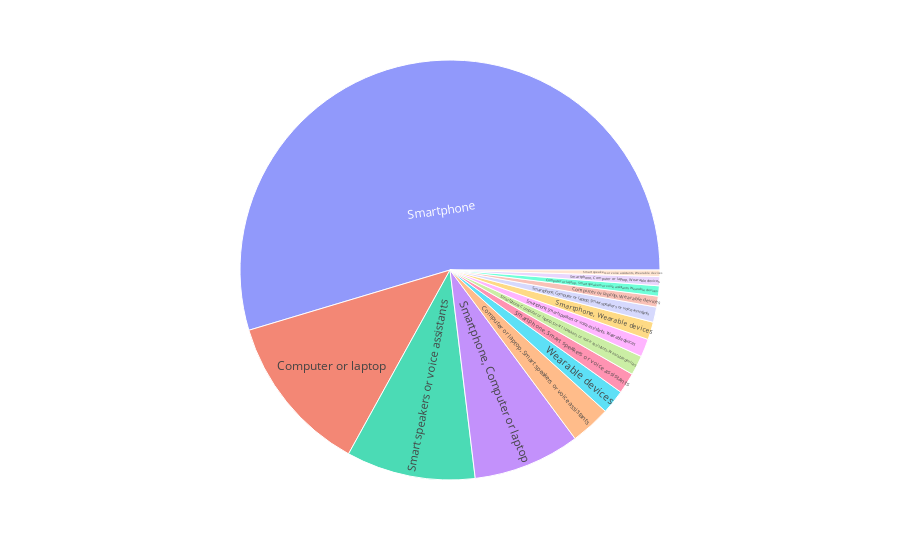

Notebook code for this chart:
### Code cell
import plotly.express as px
device = df.reset_index(names='index')
fig = px.sunburst(device, path=['spotify_listening_device'], values='index')
fig.show()

### Figure 1 — Plotly figure (JSON) as saved in the notebook; plotly's stock layout.template omitted (floating-point values rounded to 4 significant figures)
{"data": [{"branchvalues": "total", "domain": {"x": [0, 1], "y": [0, 1]}, "hovertemplate": "labels=%{label}<br>index=%{value}<br>parent=%{parent}<br>id=%{id}<extra></extra>", "ids": ["Computer or laptop", "Computer or laptop, Smart speakers or voice assistants", "Computer or laptop, Smart speakers or voice assistants, Wearable devices", "Computer or laptop, Wearable devices", "Smart speakers or voice assistants", "Smart speakers or voice assistants, Wearable devices", "Smartphone", "Smartphone, Computer or laptop", "Smartphone, Computer or laptop, Smart speakers or voice assistants", "Smartphone, Computer or laptop, Smart speakers or voice assistants, Wearable devices", "Smartphone, Computer or laptop, Wearable devices", "Smartphone, Smart speakers or voice assistants", "Smartphone, Smart speakers or voice assistants, Wearable devices", "Smartphone, Wearable devices", "Wearable devices"], "labels": ["Computer or laptop", "Computer or laptop, Smart speakers or voice assistants", "Computer or laptop, Smart speakers or voice assistants, Wearable devices", "Computer or laptop, Wearable devices", "Smart speakers or voice assistants", "Smart speakers or voice assistants, Wearable devices", "Smartphone", "Smartphone, Computer or laptop", "Smartphone, Computer or laptop, Smart speakers or voice assistants", "Smartphone, Computer or laptop, Smart speakers or voice assistants, Wearable devices", "Smartphone, Computer or laptop, Wearable devices", "Smartphone, Smart speakers or voice assistants", "Smartphone, Smart speakers or voice assistants, Wearable devices", "Smartphone, Wearable devices", "Wearable devices"], "name": "", "parents": ["", "", "", "", "", "", "", "", "", "", "", "", "", "", ""], "type": "sunburst", "values": [16655, 4176, 1069, 1129, 13421, 678, 73720, 11119, 1585, 2043, 946, 2173, 1870, 1836, 2520]}], "layout": {"legend": {"tracegroupgap": 0}, "margin": {"t": 60}}}
